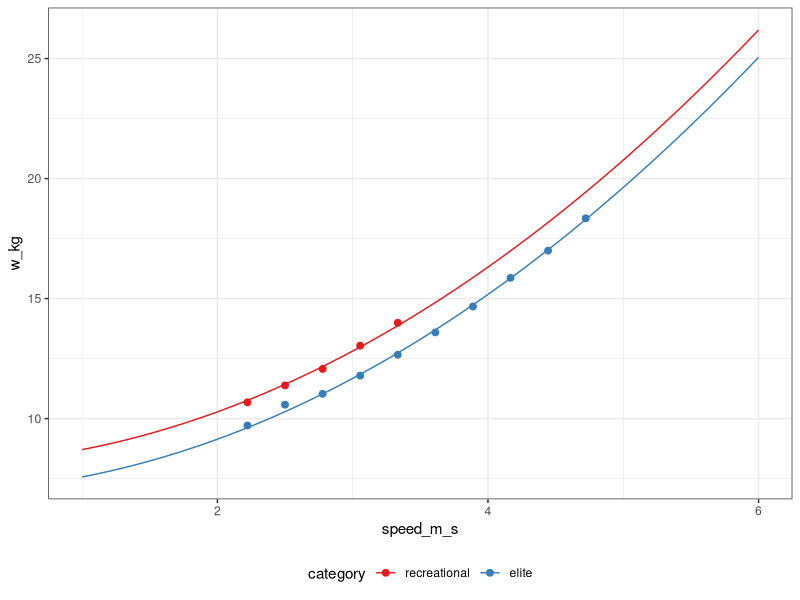
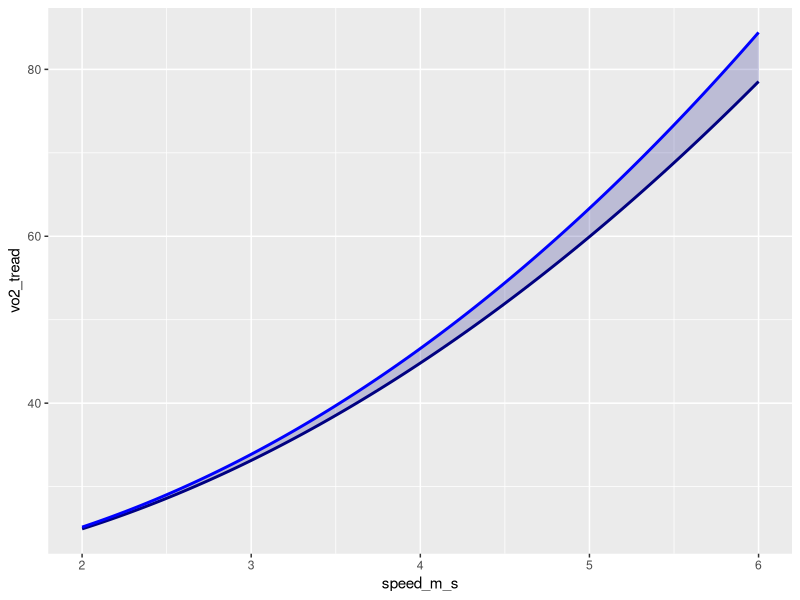
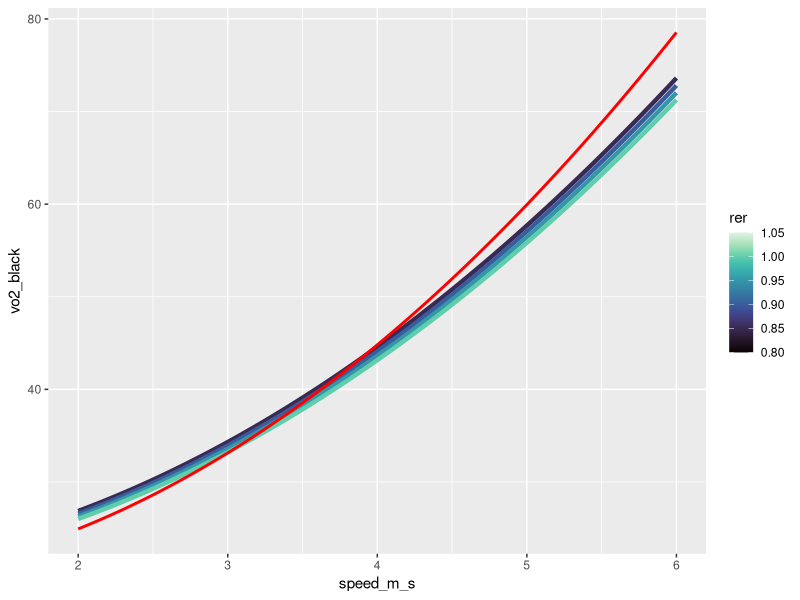
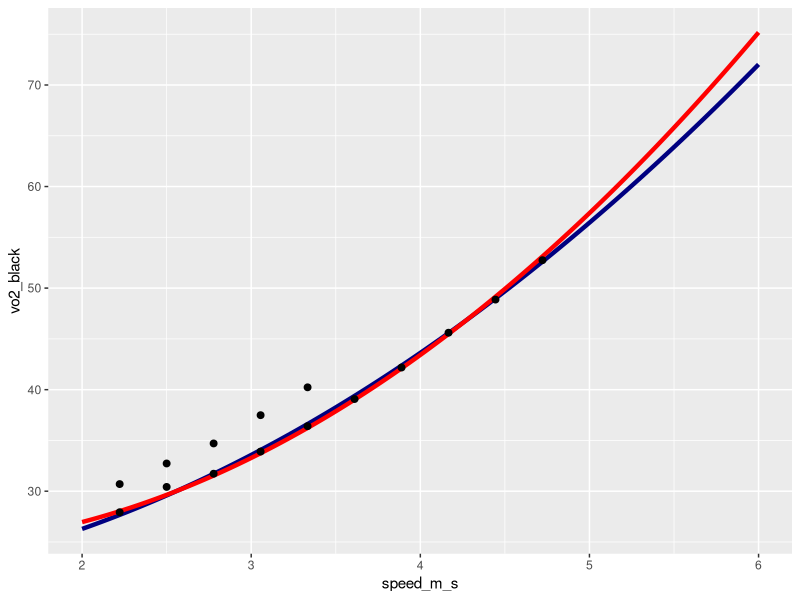
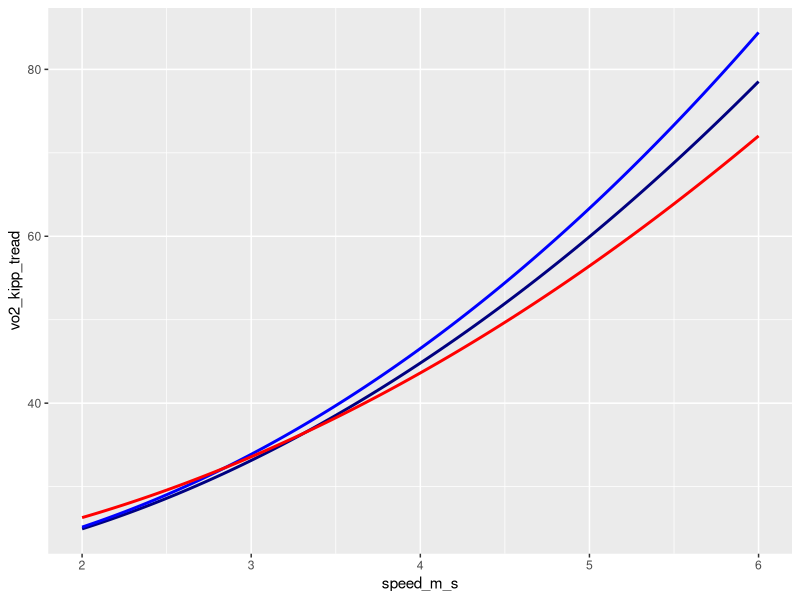

Generate these figures, in order, with R:
#Export black gam



library(mgcv)
library(tidyverse)
library(jsonlite)

n_total <- 24 + 68 #Total N in Black et al. 2018

#Black et al digitized data
df <- read_csv("black_data_all.csv", show_col_types = FALSE) %>%
  #Speed in m/s, Cr in J/kg/m
  mutate(speed_m_s = speed_kmh/3.6,
         energy_j_kg_m = energy_kcal_kg_km*4.184,
         category = factor(category, 
                           levels = c("recreational", "elite"))
  ) %>%
  #SD is average of +/-1 sd
  mutate(st_dev = 0.5*(energy_kcal_kg_km - sd_lower) + 0.5*(sd_upper - energy_kcal_kg_km),
         st_dev_joules = st_dev*4.184) %>%
  #Weights should be (1/variance) * (n_group / n_total), SD squared is variance 
  mutate(reg_weight = 1/(st_dev_joules**2)*n_group*n_total) %>%
  #normalize weights
  mutate(reg_weight = reg_weight/sum(reg_weight)) %>%
  #Energetic cost
  mutate(w_kg = energy_j_kg_m*speed_m_s)

#Fit a raw polynomial so we can port coefs
poly_fit <- lm(w_kg ~ speed_m_s + I(speed_m_s^2) + category, 
               weights = reg_weight, 
               data = df)

summary(poly_fit)


df_pred <- expand.grid(category = factor(c("recreational", "elite")),
                       speed_m_s = seq(1,6,by=0.01))

df_pred$yhat_black <- predict(poly_fit, newdata = df_pred)



df %>%
  ggplot(aes(x=speed_m_s, y=w_kg, color=category)) + 
  geom_point(size=2) + 
  geom_line(aes(y=yhat_black), data=df_pred) + 
  scale_color_brewer(palette = "Set1") + 
  theme_bw() + 
  theme(legend.position = "bottom")

coef(poly_fit)



# --- Kipchoge predictions

df_kipchoge <- data.frame(speed_m_s = seq(2,6,by=0.01), category = factor("elite"))
df_kipchoge$w_kg_black <- predict(poly_fit, newdata = df_kipchoge)


# --- Compare with Kipp data

#This constant is from 0.00354*Ap and they use Kipchoge
#58 kg and height = 1.71 m and Ap of 0.45

kipp_fn <- function(v) 1.7321*v^2 - 0.4538*v + 18.91 + 0.02724*v^3
kipp_tread_fn <- function(v) 1.7321*v^2 - 0.4538*v + 18.91
black_tread_fn <- function(v) 1.9128*v^2 - 3.2483*v + 25.806


#Calculated F_drag
Ap <-  0.45
bw_kg <- 58
bw_n <- bw_kg*9.8065 
air_density <- 1.225
Cd <- 0.9 #Drag coefficient

get_fdrag <- function(v) 0.5*air_density*v^2*Cd*Ap



#Given energetic expenditure and an RER

# energy in kJ 


# Use brockport constants to convert RER and EE in W/kg to VO2 in mL/kg/min

get_vo2 <- function(ee_w_kg, rer = 1.0){
  #Constants from Brockport 19XX
  fat_rq <- 0.7145
  fat_kj_l <- 19.8071
  carb_rq <- 1.00
  carb_kj_l <- 21.0956
  
  #Convert energt expenditure from W/kg to kJ/min
  ee_kj_min <- ee_w_kg*60/1000 
  
  #Get energy per L of O2 for this RER
  energy_per_l_o2 <- fat_kj_l+(carb_kj_l - fat_kj_l)*(rer-fat_rq)/(carb_rq - fat_rq)
  
  #Convert to VO2 in mL/kg/min
  vo2 <- ee_kj_min/energy_per_l_o2*1000
}


df_rer <- expand_grid(rer = seq(0.85,1.0,by=0.05),
                      speed_m_s = seq(2,6, by=0.01),
                      category = factor("elite"))

df_rer$ee_w_kg <- predict(poly_fit, newdata = df_rer)
df_rer$vo2_black <- get_vo2(df_rer$ee_w_kg, rer = df_rer$rer)

# Add kipp predictions

df_kipp <- data.frame(speed_m_s = seq(2,6,by=0.01))
df_kipp$vo2_tread <- kipp_tread_fn(df_kipp$speed_m_s)
df_kipp$vo2_air <- kipp_fn(df_kipp$speed_m_s)


# -- Plot Kipp
df_kipp %>%
  ggplot(aes(x=speed_m_s, y=vo2_tread)) +
  geom_ribbon(aes(ymin = vo2_tread, ymax = vo2_air), fill="navy", alpha = 0.2) + 
  geom_line(color = "navy", linewidth=1) + 
  geom_line(aes(y=vo2_air), color="blue", linewidth=1)




df_vo2 <- df %>%
  mutate(pred_vo2 = get_vo2(w_kg, rer=0.95))



library(viridis)

df_rer %>%
  ggplot(aes(x=speed_m_s, y=vo2_black, color = rer, group=rer)) + 
  geom_line(linewidth=1.5) + 
  geom_line(aes(x=speed_m_s, y=vo2_tread),inherit.aes=FALSE, data = df_kipp,
            color = "red", linewidth=1) + 
  scale_color_viridis(option = "mako", limits = c(0.8,1.05))



#Kipchoge - predict

df_kipchoge$vo2_kipp_tread <- kipp_tread_fn(df_kipchoge$speed_m_s)
df_kipchoge$vo2_kipp_air <- kipp_fn(df_kipchoge$speed_m_s)
df_kipchoge$vo2_black <- get_vo2(df_kipchoge$w_kg_black, rer=0.95)
df_kipchoge$vo2_black_kipp <- black_tread_fn(df_kipchoge$speed_m_s)






#Is my queawoitn working? _ YES, small differnces in data fit make big differnce with extrapolation

df_kipchoge %>%
  ggplot(aes(x=speed_m_s, y=vo2_black)) +
  geom_line(color = "navy", linewidth=1.5) + 
  geom_line(aes(y=vo2_black_kipp), color="red", linewidth=1.5) + 
  geom_point(aes(y=pred_vo2), data = df_vo2, size=2)




df_kipchoge %>%
  ggplot(aes(x=speed_m_s, y=vo2_kipp_tread)) +
  geom_line(color = "navy", linewidth=1) + 
  geom_line(aes(y=vo2_kipp_air), color="blue", linewidth=1)+
  geom_line(aes(y=vo2_black), color="red", linewidth=1)



























#Brockport

RER <- 0.85
fat_RQ <- 0.7145
fat_kj_l <- 19.8071
carb_RQ <- 1.00
carb_kj_l <- 21.0956

pct_carbs <- (RER - fat_RQ)/(1-fat_RQ)
pct_fat <- 1 - pct_carbs

pct_carbs
pct_fat


energy_kj <- 21.0956+19.8071








